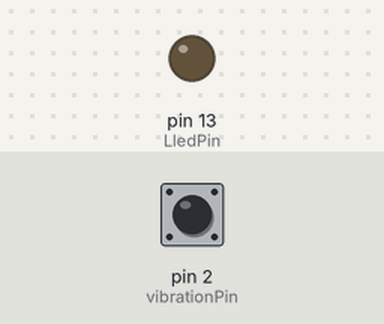
A sketch run on a simulated Arduino Uno, built with avr-gcc and run on an emulated ATmega328P. Shown: output pins drawn as LEDs (lit = HIGH). Dashed ring = blinking. The test bench sets the inputs (shaded band); at power-on: pin 2 (vibrationPin) HIGH. What the sketch prints to the serial monitor is not drawn.

Above: at 1.2 s.
1.3 s: pin 2 (vibrationPin) driven LOW
At 1.7 s:
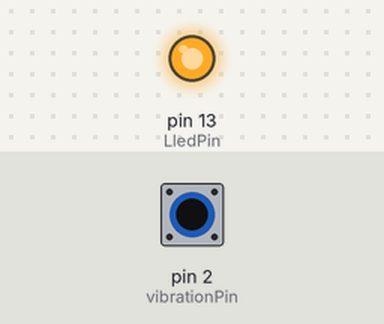
3.3 s: pin 2 (vibrationPin) pulsed HIGH 5 times (0.12 s each, 0.3 s apart)
At 3.8 s:
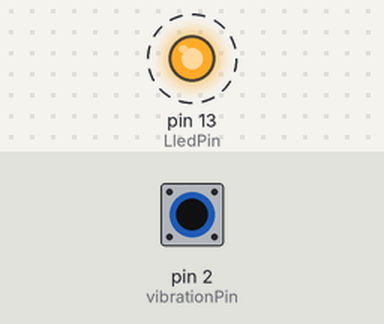
Timing chart, 0 to 6.6 s (numbered marks = the images above; inputs shaded):
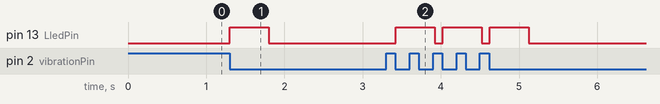

The sketch:

_41_PIRMovement_Processing.ino
```cpp
/***********************************************************
File name: _41_PIRMovement_Processing.ino
Description:
Website: www.adeept.com
E-mail: support@adeept.com
Exchange learning community: https://www.adeept.com/forum/
Author: Tom
Date: 2019/02/19
***********************************************************/
int vibrationPin = 2;  //Set the digital 2 to button module interface
int LledPin = 13;      //Set the digital 13 to L LED(on the UNO board) interface
int state = 0;         // Defined output status LED Interface
void setup()
{
  pinMode(LledPin, OUTPUT);       //Set digital 13 port mode, the OUTPUT for the output
  pinMode(vibrationPin, INPUT);   //Set digital 2 port mode, the INPUT for the input
  Serial.begin(9600);   // opens serial port, sets data rate to 9600 bps
  //D2 port for the external interrupt 0, when a falling edge trigger call blink function
  attachInterrupt(digitalPinToInterrupt(vibrationPin), blink, FALLING);
}
void loop()
{
  if(state != 0){//If the vibration sensor is interrupted
    Serial.write(0); //send '1' to the serial monitor
      digitalWrite(LledPin, HIGH);  //Output control status LED, ON
      delay(500);//delay 500ms
      //The interrupt counter is cleared
        state = 0;//The shock caused by the first interruption after a number of interrupted shielding
    }else{
       //If the vibration sensor does not move, no interrupt is triggered
        Serial.write(1); //send '1' to the serial monitor
        digitalWrite(LledPin, LOW);   //Output control status LED, OFF
        delay(20); //Send the flag value 0 to Processing every 20ms
    }
}
//If the vibration sensor initiates an interrupt, the interrupt service routine is automatically called
void blink()//Digital input sensor falling edge triggers interrupt service function
{
  state++;//Interrupt counter plus 1
}
```

Measured:
- after the input at 1.3 s, pin 13 (LledPin): LOW → HIGH at once, → LOW 0.50 s later
- after the input at 3.3 s, pin 13 (LledPin): alternates HIGH for 0.50 s and LOW for 0.10 s, 6 changes in all, then stays LOW, starting after 0.12 s
